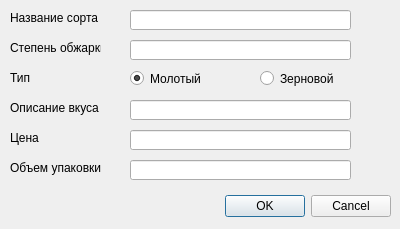
<?xml version="1.0" encoding="UTF-8"?>
<ui version="4.0">
 <class>Dialog</class>
 <widget class="QDialog" name="Dialog">
  <property name="geometry">
   <rect>
    <x>0</x>
    <y>0</y>
    <width>400</width>
    <height>229</height>
   </rect>
  </property>
  <property name="windowTitle">
   <string>Dialog</string>
  </property>
  <widget class="QDialogButtonBox" name="buttonBox">
   <property name="geometry">
    <rect>
     <x>50</x>
     <y>190</y>
     <width>341</width>
     <height>32</height>
    </rect>
   </property>
   <property name="orientation">
    <enum>Qt::Horizontal</enum>
   </property>
   <property name="standardButtons">
    <set>QDialogButtonBox::Cancel|QDialogButtonBox::Ok</set>
   </property>
  </widget>
  <widget class="QLabel" name="label">
   <property name="geometry">
    <rect>
     <x>10</x>
     <y>10</y>
     <width>91</width>
     <height>16</height>
    </rect>
   </property>
   <property name="text">
    <string>Название сорта</string>
   </property>
  </widget>
  <widget class="QLabel" name="label_2">
   <property name="geometry">
    <rect>
     <x>10</x>
     <y>40</y>
     <width>91</width>
     <height>16</height>
    </rect>
   </property>
   <property name="text">
    <string>Степень обжарки</string>
   </property>
  </widget>
  <widget class="QLabel" name="label_3">
   <property name="geometry">
    <rect>
     <x>10</x>
     <y>70</y>
     <width>91</width>
     <height>16</height>
    </rect>
   </property>
   <property name="text">
    <string>Тип</string>
   </property>
  </widget>
  <widget class="QLabel" name="label_4">
   <property name="geometry">
    <rect>
     <x>10</x>
     <y>100</y>
     <width>101</width>
     <height>16</height>
    </rect>
   </property>
   <property name="text">
    <string>Описание вкуса</string>
   </property>
  </widget>
  <widget class="QLabel" name="label_5">
   <property name="geometry">
    <rect>
     <x>10</x>
     <y>130</y>
     <width>61</width>
     <height>16</height>
    </rect>
   </property>
   <property name="text">
    <string>Цена</string>
   </property>
  </widget>
  <widget class="QLabel" name="label_6">
   <property name="geometry">
    <rect>
     <x>10</x>
     <y>160</y>
     <width>101</width>
     <height>16</height>
    </rect>
   </property>
   <property name="text">
    <string>Объем упаковки</string>
   </property>
  </widget>
  <widget class="QLineEdit" name="lineEdit_1">
   <property name="geometry">
    <rect>
     <x>130</x>
     <y>10</y>
     <width>221</width>
     <height>20</height>
    </rect>
   </property>
  </widget>
  <widget class="QLineEdit" name="lineEdit_2">
   <property name="geometry">
    <rect>
     <x>130</x>
     <y>40</y>
     <width>221</width>
     <height>20</height>
    </rect>
   </property>
  </widget>
  <widget class="QLineEdit" name="lineEdit_4">
   <property name="geometry">
    <rect>
     <x>130</x>
     <y>100</y>
     <width>221</width>
     <height>20</height>
    </rect>
   </property>
  </widget>
  <widget class="QLineEdit" name="lineEdit_5">
   <property name="geometry">
    <rect>
     <x>130</x>
     <y>130</y>
     <width>221</width>
     <height>20</height>
    </rect>
   </property>
  </widget>
  <widget class="QLineEdit" name="lineEdit_6">
   <property name="geometry">
    <rect>
     <x>130</x>
     <y>160</y>
     <width>221</width>
     <height>20</height>
    </rect>
   </property>
  </widget>
  <widget class="QRadioButton" name="radioButton">
   <property name="geometry">
    <rect>
     <x>130</x>
     <y>70</y>
     <width>82</width>
     <height>17</height>
    </rect>
   </property>
   <property name="text">
    <string>Молотый</string>
   </property>
   <property name="checked">
    <bool>true</bool>
   </property>
  </widget>
  <widget class="QRadioButton" name="radioButton_2">
   <property name="geometry">
    <rect>
     <x>260</x>
     <y>70</y>
     <width>82</width>
     <height>17</height>
    </rect>
   </property>
   <property name="text">
    <string>Зерновой</string>
   </property>
   <property name="checked">
    <bool>false</bool>
   </property>
  </widget>
 </widget>
 <resources/>
 <connections>
  <connection>
   <sender>buttonBox</sender>
   <signal>accepted()</signal>
   <receiver>Dialog</receiver>
   <slot>accept()</slot>
   <hints>
    <hint type="sourcelabel">
     <x>248</x>
     <y>254</y>
    </hint>
    <hint type="destinationlabel">
     <x>157</x>
     <y>274</y>
    </hint>
   </hints>
  </connection>
  <connection>
   <sender>buttonBox</sender>
   <signal>rejected()</signal>
   <receiver>Dialog</receiver>
   <slot>reject()</slot>
   <hints>
    <hint type="sourcelabel">
     <x>316</x>
     <y>260</y>
    </hint>
    <hint type="destinationlabel">
     <x>286</x>
     <y>274</y>
    </hint>
   </hints>
  </connection>
 </connections>
</ui>
